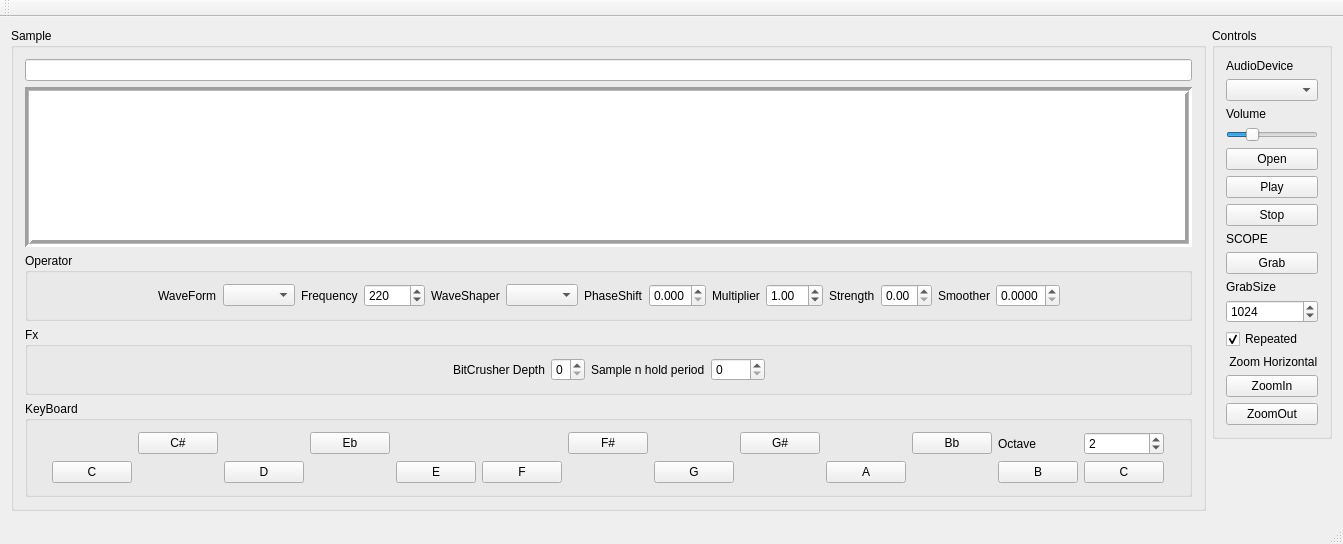
<?xml version="1.0" encoding="UTF-8"?>
<ui version="4.0">
 <class>MainWindow</class>
 <widget class="QMainWindow" name="MainWindow">
  <property name="geometry">
   <rect>
    <x>0</x>
    <y>0</y>
    <width>1343</width>
    <height>544</height>
   </rect>
  </property>
  <property name="windowTitle">
   <string>MainWindow</string>
  </property>
  <widget class="QWidget" name="centralWidget">
   <layout class="QHBoxLayout" name="horizontalLayout">
    <item>
     <widget class="QGroupBox" name="groupBox_3">
      <property name="title">
       <string>Sample</string>
      </property>
      <layout class="QVBoxLayout" name="verticalLayout">
       <item>
        <widget class="QLineEdit" name="lineEdit_Path"/>
       </item>
       <item>
        <widget class="QGraphicsView" name="graphicsView_WaveForm">
         <property name="frameShape">
          <enum>QFrame::Box</enum>
         </property>
         <property name="lineWidth">
          <number>3</number>
         </property>
         <property name="midLineWidth">
          <number>1</number>
         </property>
         <property name="sizeAdjustPolicy">
          <enum>QAbstractScrollArea::AdjustToContents</enum>
         </property>
         <property name="backgroundBrush">
          <brush brushstyle="NoBrush">
           <color alpha="128">
            <red>0</red>
            <green>255</green>
            <blue>0</blue>
           </color>
          </brush>
         </property>
         <property name="foregroundBrush">
          <brush brushstyle="NoBrush">
           <color alpha="255">
            <red>0</red>
            <green>0</green>
            <blue>0</blue>
           </color>
          </brush>
         </property>
         <property name="alignment">
          <set>Qt::AlignCenter</set>
         </property>
        </widget>
       </item>
       <item>
        <widget class="QGroupBox" name="groupBox">
         <property name="sizePolicy">
          <sizepolicy hsizetype="Preferred" vsizetype="Preferred">
           <horstretch>0</horstretch>
           <verstretch>0</verstretch>
          </sizepolicy>
         </property>
         <property name="title">
          <string>Operator</string>
         </property>
         <layout class="QHBoxLayout" name="horizontalLayout_2">
          <item>
           <spacer name="horizontalSpacer">
            <property name="orientation">
             <enum>Qt::Horizontal</enum>
            </property>
            <property name="sizeHint" stdset="0">
             <size>
              <width>40</width>
              <height>20</height>
             </size>
            </property>
           </spacer>
          </item>
          <item>
           <widget class="QLabel" name="label_10">
            <property name="text">
             <string>WaveForm</string>
            </property>
           </widget>
          </item>
          <item>
           <widget class="QComboBox" name="comboBox_WaveForm"/>
          </item>
          <item>
           <widget class="QLabel" name="label_9">
            <property name="text">
             <string>Frequency</string>
            </property>
           </widget>
          </item>
          <item>
           <widget class="QDoubleSpinBox" name="doubleSpinBox_Frequency">
            <property name="decimals">
             <number>0</number>
            </property>
            <property name="maximum">
             <double>22050.000000000000000</double>
            </property>
            <property name="value">
             <double>220.000000000000000</double>
            </property>
           </widget>
          </item>
          <item>
           <widget class="QLabel" name="label">
            <property name="text">
             <string>WaveShaper</string>
            </property>
           </widget>
          </item>
          <item>
           <widget class="QComboBox" name="comboBox_WaveShaper"/>
          </item>
          <item>
           <widget class="QLabel" name="label_6">
            <property name="text">
             <string>PhaseShift</string>
            </property>
           </widget>
          </item>
          <item>
           <widget class="QDoubleSpinBox" name="doubleSpinBox_WaveShaperPhaseShift">
            <property name="decimals">
             <number>3</number>
            </property>
            <property name="maximum">
             <double>1.000000000000000</double>
            </property>
            <property name="singleStep">
             <double>0.001000000000000</double>
            </property>
           </widget>
          </item>
          <item>
           <widget class="QLabel" name="label_11">
            <property name="text">
             <string>Multiplier</string>
            </property>
           </widget>
          </item>
          <item>
           <widget class="QDoubleSpinBox" name="doubleSpinBox_WaveShaperMultiplier">
            <property name="singleStep">
             <double>0.010000000000000</double>
            </property>
            <property name="value">
             <double>1.000000000000000</double>
            </property>
           </widget>
          </item>
          <item>
           <widget class="QLabel" name="label_2">
            <property name="text">
             <string>Strength</string>
            </property>
           </widget>
          </item>
          <item>
           <widget class="QDoubleSpinBox" name="doubleSpinBox_WaveShaperStrength">
            <property name="maximum">
             <double>1.000000000000000</double>
            </property>
            <property name="singleStep">
             <double>0.010000000000000</double>
            </property>
           </widget>
          </item>
          <item>
           <widget class="QLabel" name="label_15">
            <property name="text">
             <string>Smoother</string>
            </property>
           </widget>
          </item>
          <item>
           <widget class="QDoubleSpinBox" name="doubleSpinBox_SmootherFactor">
            <property name="decimals">
             <number>4</number>
            </property>
            <property name="maximum">
             <double>1.000000000000000</double>
            </property>
            <property name="singleStep">
             <double>0.000100000000000</double>
            </property>
           </widget>
          </item>
          <item>
           <spacer name="horizontalSpacer_2">
            <property name="orientation">
             <enum>Qt::Horizontal</enum>
            </property>
            <property name="sizeHint" stdset="0">
             <size>
              <width>40</width>
              <height>20</height>
             </size>
            </property>
           </spacer>
          </item>
         </layout>
        </widget>
       </item>
       <item>
        <widget class="QGroupBox" name="groupBox_4">
         <property name="title">
          <string>Fx</string>
         </property>
         <layout class="QHBoxLayout" name="horizontalLayout_3">
          <item>
           <spacer name="horizontalSpacer_11">
            <property name="orientation">
             <enum>Qt::Horizontal</enum>
            </property>
            <property name="sizeHint" stdset="0">
             <size>
              <width>40</width>
              <height>20</height>
             </size>
            </property>
           </spacer>
          </item>
          <item>
           <widget class="QLabel" name="label_13">
            <property name="text">
             <string>BitCrusher Depth</string>
            </property>
           </widget>
          </item>
          <item>
           <widget class="QSpinBox" name="spinBox_BitCrushserDepth">
            <property name="maximum">
             <number>7</number>
            </property>
           </widget>
          </item>
          <item>
           <widget class="QLabel" name="label_14">
            <property name="text">
             <string>Sample n hold period</string>
            </property>
           </widget>
          </item>
          <item>
           <widget class="QSpinBox" name="spinBox_SnHPeriod">
            <property name="maximum">
             <number>9999</number>
            </property>
           </widget>
          </item>
          <item>
           <spacer name="horizontalSpacer_12">
            <property name="orientation">
             <enum>Qt::Horizontal</enum>
            </property>
            <property name="sizeHint" stdset="0">
             <size>
              <width>40</width>
              <height>20</height>
             </size>
            </property>
           </spacer>
          </item>
         </layout>
        </widget>
       </item>
       <item>
        <widget class="QGroupBox" name="groupBox_2">
         <property name="title">
          <string>KeyBoard</string>
         </property>
         <layout class="QGridLayout" name="gridLayout_2">
          <item row="2" column="1">
           <widget class="QPushButton" name="pushButton">
            <property name="text">
             <string>C</string>
            </property>
           </widget>
          </item>
          <item row="1" column="9">
           <widget class="QPushButton" name="pushButton_12">
            <property name="text">
             <string>G#</string>
            </property>
           </widget>
          </item>
          <item row="2" column="5">
           <widget class="QPushButton" name="pushButton_3">
            <property name="text">
             <string>E</string>
            </property>
           </widget>
          </item>
          <item row="2" column="9">
           <spacer name="horizontalSpacer_9">
            <property name="orientation">
             <enum>Qt::Horizontal</enum>
            </property>
            <property name="sizeHint" stdset="0">
             <size>
              <width>40</width>
              <height>20</height>
             </size>
            </property>
           </spacer>
          </item>
          <item row="2" column="3">
           <widget class="QPushButton" name="pushButton_2">
            <property name="text">
             <string>D</string>
            </property>
           </widget>
          </item>
          <item row="2" column="4">
           <spacer name="horizontalSpacer_7">
            <property name="orientation">
             <enum>Qt::Horizontal</enum>
            </property>
            <property name="sizeHint" stdset="0">
             <size>
              <width>40</width>
              <height>20</height>
             </size>
            </property>
           </spacer>
          </item>
          <item row="2" column="16">
           <spacer name="horizontalSpacer_4">
            <property name="orientation">
             <enum>Qt::Horizontal</enum>
            </property>
            <property name="sizeHint" stdset="0">
             <size>
              <width>40</width>
              <height>20</height>
             </size>
            </property>
           </spacer>
          </item>
          <item row="2" column="6">
           <widget class="QPushButton" name="pushButton_4">
            <property name="text">
             <string>F</string>
            </property>
           </widget>
          </item>
          <item row="2" column="0">
           <spacer name="horizontalSpacer_3">
            <property name="orientation">
             <enum>Qt::Horizontal</enum>
            </property>
            <property name="sizeHint" stdset="0">
             <size>
              <width>40</width>
              <height>20</height>
             </size>
            </property>
           </spacer>
          </item>
          <item row="1" column="4">
           <widget class="QPushButton" name="pushButton_10">
            <property name="text">
             <string>Eb</string>
            </property>
           </widget>
          </item>
          <item row="2" column="13">
           <widget class="QPushButton" name="pushButton_8">
            <property name="text">
             <string>C</string>
            </property>
           </widget>
          </item>
          <item row="2" column="2">
           <spacer name="horizontalSpacer_6">
            <property name="orientation">
             <enum>Qt::Horizontal</enum>
            </property>
            <property name="sizeHint" stdset="0">
             <size>
              <width>40</width>
              <height>20</height>
             </size>
            </property>
           </spacer>
          </item>
          <item row="2" column="8">
           <widget class="QPushButton" name="pushButton_5">
            <property name="text">
             <string>G</string>
            </property>
           </widget>
          </item>
          <item row="2" column="12">
           <widget class="QPushButton" name="pushButton_7">
            <property name="text">
             <string>B</string>
            </property>
           </widget>
          </item>
          <item row="1" column="2">
           <widget class="QPushButton" name="pushButton_9">
            <property name="text">
             <string>C#</string>
            </property>
           </widget>
          </item>
          <item row="1" column="11">
           <widget class="QPushButton" name="pushButton_13">
            <property name="text">
             <string>Bb</string>
            </property>
           </widget>
          </item>
          <item row="1" column="7">
           <widget class="QPushButton" name="pushButton_11">
            <property name="text">
             <string>F#</string>
            </property>
           </widget>
          </item>
          <item row="1" column="0">
           <spacer name="horizontalSpacer_5">
            <property name="orientation">
             <enum>Qt::Horizontal</enum>
            </property>
            <property name="sizeHint" stdset="0">
             <size>
              <width>40</width>
              <height>20</height>
             </size>
            </property>
           </spacer>
          </item>
          <item row="2" column="10">
           <widget class="QPushButton" name="pushButton_6">
            <property name="text">
             <string>A</string>
            </property>
           </widget>
          </item>
          <item row="2" column="7">
           <spacer name="horizontalSpacer_8">
            <property name="orientation">
             <enum>Qt::Horizontal</enum>
            </property>
            <property name="sizeHint" stdset="0">
             <size>
              <width>40</width>
              <height>20</height>
             </size>
            </property>
           </spacer>
          </item>
          <item row="2" column="11">
           <spacer name="horizontalSpacer_10">
            <property name="orientation">
             <enum>Qt::Horizontal</enum>
            </property>
            <property name="sizeHint" stdset="0">
             <size>
              <width>40</width>
              <height>20</height>
             </size>
            </property>
           </spacer>
          </item>
          <item row="1" column="12">
           <widget class="QLabel" name="label_12">
            <property name="text">
             <string>Octave</string>
            </property>
           </widget>
          </item>
          <item row="1" column="13">
           <widget class="QSpinBox" name="spinBox">
            <property name="maximum">
             <number>8</number>
            </property>
            <property name="value">
             <number>2</number>
            </property>
           </widget>
          </item>
         </layout>
        </widget>
       </item>
      </layout>
     </widget>
    </item>
    <item alignment="Qt::AlignTop">
     <widget class="QGroupBox" name="groupBox_Open">
      <property name="sizePolicy">
       <sizepolicy hsizetype="Preferred" vsizetype="Preferred">
        <horstretch>0</horstretch>
        <verstretch>0</verstretch>
       </sizepolicy>
      </property>
      <property name="title">
       <string>Controls</string>
      </property>
      <property name="alignment">
       <set>Qt::AlignLeading|Qt::AlignLeft|Qt::AlignTop</set>
      </property>
      <layout class="QVBoxLayout" name="verticalLayout_2">
       <item>
        <widget class="QLabel" name="label_5">
         <property name="text">
          <string>AudioDevice</string>
         </property>
        </widget>
       </item>
       <item>
        <widget class="QComboBox" name="comboBox_AudioDevice"/>
       </item>
       <item>
        <widget class="QLabel" name="label_4">
         <property name="text">
          <string>Volume</string>
         </property>
        </widget>
       </item>
       <item>
        <widget class="QSlider" name="horizontalSlider_AudioOutputVolume">
         <property name="sizePolicy">
          <sizepolicy hsizetype="Minimum" vsizetype="Fixed">
           <horstretch>0</horstretch>
           <verstretch>0</verstretch>
          </sizepolicy>
         </property>
         <property name="maximum">
          <number>100</number>
         </property>
         <property name="value">
          <number>25</number>
         </property>
         <property name="orientation">
          <enum>Qt::Horizontal</enum>
         </property>
         <property name="tickPosition">
          <enum>QSlider::NoTicks</enum>
         </property>
        </widget>
       </item>
       <item>
        <widget class="QPushButton" name="pushButton_Open">
         <property name="text">
          <string>Open</string>
         </property>
        </widget>
       </item>
       <item>
        <widget class="QPushButton" name="pushButton_Play">
         <property name="text">
          <string>Play</string>
         </property>
        </widget>
       </item>
       <item>
        <widget class="QPushButton" name="pushButton_Stop">
         <property name="text">
          <string>Stop</string>
         </property>
        </widget>
       </item>
       <item>
        <widget class="QLabel" name="label_7">
         <property name="text">
          <string>SCOPE</string>
         </property>
        </widget>
       </item>
       <item>
        <widget class="QPushButton" name="pushButton_ScopeGrab">
         <property name="text">
          <string>Grab</string>
         </property>
        </widget>
       </item>
       <item>
        <widget class="QLabel" name="label_8">
         <property name="text">
          <string>GrabSize</string>
         </property>
        </widget>
       </item>
       <item>
        <widget class="QSpinBox" name="spinBox_ScopeGrabSize">
         <property name="maximum">
          <number>4096</number>
         </property>
         <property name="value">
          <number>1024</number>
         </property>
        </widget>
       </item>
       <item>
        <widget class="QCheckBox" name="checkBox_ScopeGrabRepeated">
         <property name="text">
          <string>Repeated</string>
         </property>
         <property name="checked">
          <bool>true</bool>
         </property>
        </widget>
       </item>
       <item>
        <widget class="QLabel" name="label_3">
         <property name="text">
          <string> Zoom Horizontal</string>
         </property>
        </widget>
       </item>
       <item>
        <widget class="QPushButton" name="pushButton_ZoomInHorizontal">
         <property name="text">
          <string>ZoomIn</string>
         </property>
        </widget>
       </item>
       <item>
        <widget class="QPushButton" name="pushButton_ZoomOutHorizontal">
         <property name="text">
          <string>ZoomOut</string>
         </property>
        </widget>
       </item>
      </layout>
     </widget>
    </item>
   </layout>
  </widget>
  <widget class="QMenuBar" name="menuBar">
   <property name="geometry">
    <rect>
     <x>0</x>
     <y>0</y>
     <width>1343</width>
     <height>21</height>
    </rect>
   </property>
  </widget>
  <widget class="QToolBar" name="mainToolBar">
   <attribute name="toolBarArea">
    <enum>TopToolBarArea</enum>
   </attribute>
   <attribute name="toolBarBreak">
    <bool>false</bool>
   </attribute>
  </widget>
  <widget class="QStatusBar" name="statusBar"/>
 </widget>
 <layoutdefault spacing="6" margin="11"/>
 <resources/>
 <connections/>
</ui>
